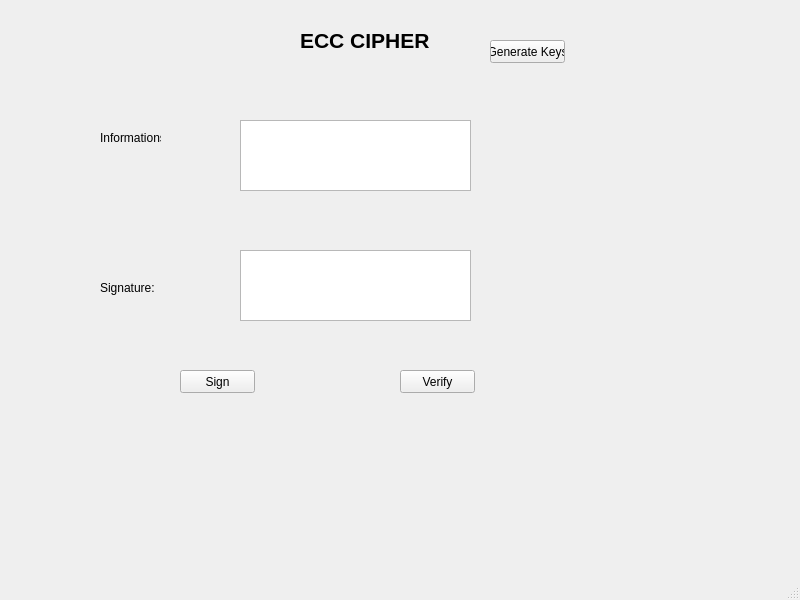
<?xml version="1.0" encoding="UTF-8"?>
<ui version="4.0">
 <class>MainWindow</class>
 <widget class="QMainWindow" name="MainWindow">
  <property name="geometry">
   <rect>
    <x>0</x>
    <y>0</y>
    <width>800</width>
    <height>600</height>
   </rect>
  </property>
  <property name="windowTitle">
   <string>MainWindow</string>
  </property>
  <widget class="QWidget" name="centralwidget">
   <widget class="QLabel" name="label">
    <property name="geometry">
     <rect>
      <x>300</x>
      <y>20</y>
      <width>161</width>
      <height>41</height>
     </rect>
    </property>
    <property name="font">
     <font>
      <pointsize>16</pointsize>
      <weight>75</weight>
      <bold>true</bold>
     </font>
    </property>
    <property name="text">
     <string>ECC CIPHER</string>
    </property>
   </widget>
   <widget class="QLabel" name="label_2">
    <property name="geometry">
     <rect>
      <x>100</x>
      <y>130</y>
      <width>61</width>
      <height>16</height>
     </rect>
    </property>
    <property name="text">
     <string>Informations:</string>
    </property>
   </widget>
   <widget class="QLabel" name="label_3">
    <property name="geometry">
     <rect>
      <x>100</x>
      <y>280</y>
      <width>71</width>
      <height>16</height>
     </rect>
    </property>
    <property name="text">
     <string>Signature:</string>
    </property>
   </widget>
   <widget class="QTextEdit" name="txt_info">
    <property name="geometry">
     <rect>
      <x>240</x>
      <y>120</y>
      <width>231</width>
      <height>71</height>
     </rect>
    </property>
   </widget>
   <widget class="QTextEdit" name="txt_sign">
    <property name="geometry">
     <rect>
      <x>240</x>
      <y>250</y>
      <width>231</width>
      <height>71</height>
     </rect>
    </property>
   </widget>
   <widget class="QPushButton" name="btn_generate_key">
    <property name="geometry">
     <rect>
      <x>490</x>
      <y>40</y>
      <width>75</width>
      <height>23</height>
     </rect>
    </property>
    <property name="text">
     <string>Generate Keys</string>
    </property>
   </widget>
   <widget class="QPushButton" name="btn_sign">
    <property name="geometry">
     <rect>
      <x>180</x>
      <y>370</y>
      <width>75</width>
      <height>23</height>
     </rect>
    </property>
    <property name="text">
     <string>Sign</string>
    </property>
   </widget>
   <widget class="QPushButton" name="btn_verify">
    <property name="geometry">
     <rect>
      <x>400</x>
      <y>370</y>
      <width>75</width>
      <height>23</height>
     </rect>
    </property>
    <property name="text">
     <string>Verify</string>
    </property>
   </widget>
  </widget>
  <widget class="QMenuBar" name="menubar">
   <property name="geometry">
    <rect>
     <x>0</x>
     <y>0</y>
     <width>800</width>
     <height>21</height>
    </rect>
   </property>
  </widget>
  <widget class="QStatusBar" name="statusbar"/>
 </widget>
 <resources/>
 <connections/>
</ui>
